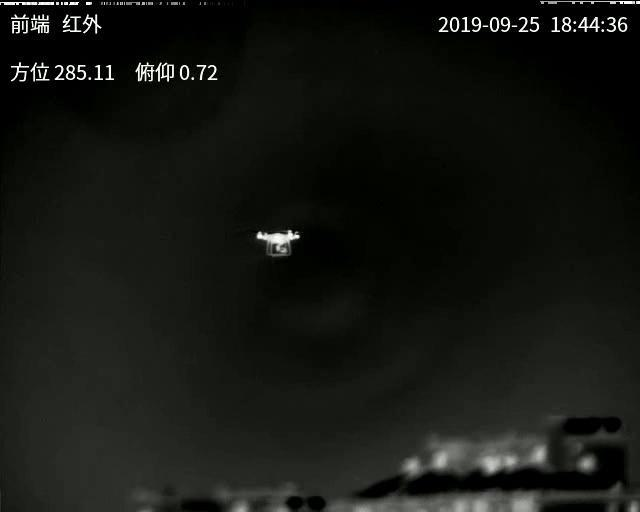
#> input picture data/767.jpg, 640 x 512 px, given in place of noisy_image0.jpg, which was not available
$ python align_images_try.py
#> lines starting #> are read from the running program, lines starting #| are printed output that depends on the picture; pictures that were not available may be replaced by others from this repository, and a replacement may not be noted
#> further down, im1 is the input picture: shape (512, 640, 3); mean B, G, R 18.7, 22.9, 21.2
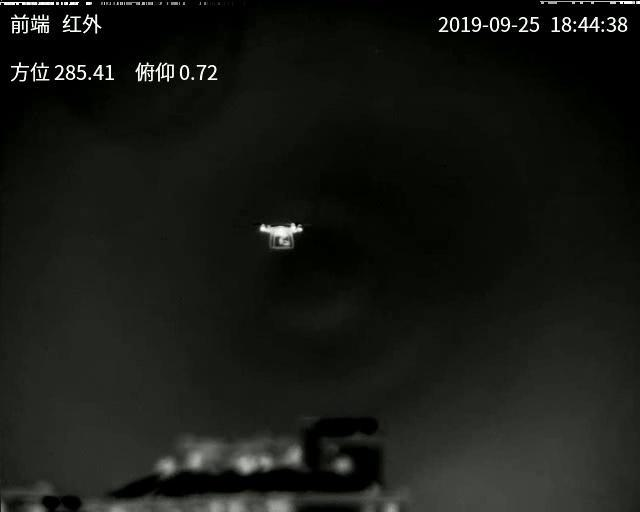
#> input picture data/768.jpg, 640 x 512 px, given in place of noisy_image1.jpg, which was not available
#> further down, im2 is the input picture: shape (512, 640, 3); mean B, G, R 20.9, 25.2, 23.4
#!/usr/bin/env python

# Import necessary libraries.
import os, argparse
import cv2
import numpy as np
from numpy.fft import fft2, ifft2, fftshift

# argument parser
# [44 lines left out: function getArgs, not called in this run]

def rotationAlign(im1, im2):

    # Convert images to grayscale
    im1_gray = cv2.cvtColor(im1,cv2.COLOR_BGR2GRAY)
    im2_red = cv2.cvtColor(im2,cv2.COLOR_BGR2GRAY)
    height, width = im1_gray.shape[0:2]
#> height = 512; width = 640

    values = np.ones(360)

    for i in range(0,360):
      rotationMatrix = cv2.getRotationMatrix2D((width/2, height/2), i, 1)
      rot = cv2.warpAffine(im2_red, rotationMatrix, (width, height))
      values[i] = np.mean(im1_gray - rot)
#> this loop made 360 passes
#> pass 2, in rotationAlign, `rot = cv2.warpAffine(im2_red, rotationMatrix, (width, height))`:
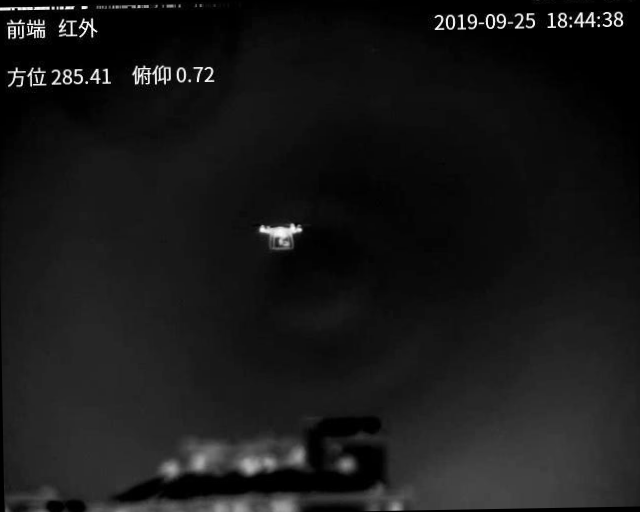
#> rot: shape (512, 640); min 0, max 255, mean 24
#> pass 3, in rotationAlign, `rot = cv2.warpAffine(im2_red, rotationMatrix, (width, height))`:
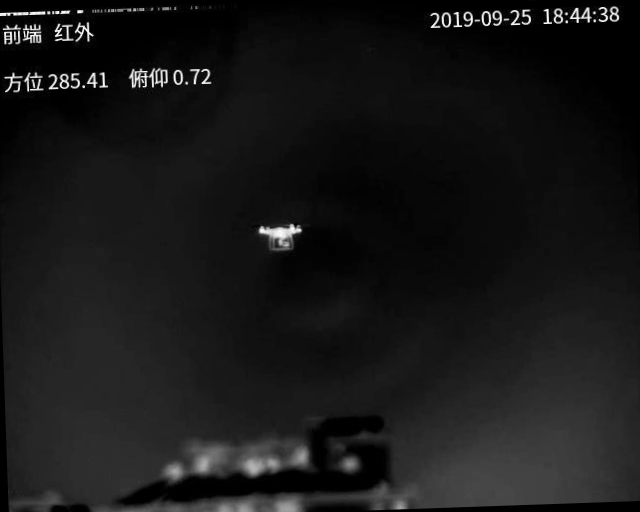
#> rot: shape (512, 640); min 0, max 254, mean 23.7
#> after the loop, values = 360 values, max 193.6 at index 0, min 102.3 at index 90, mean 121.4

    rotationMatrix = cv2.getRotationMatrix2D((width/2, height/2), np.argmin(values), 1)
#> rotationMatrix = [[6.12e-17, 1, 64], [-1, 6.12e-17, 576]]
    rotated = cv2.warpAffine(im2, rotationMatrix, (width, height))
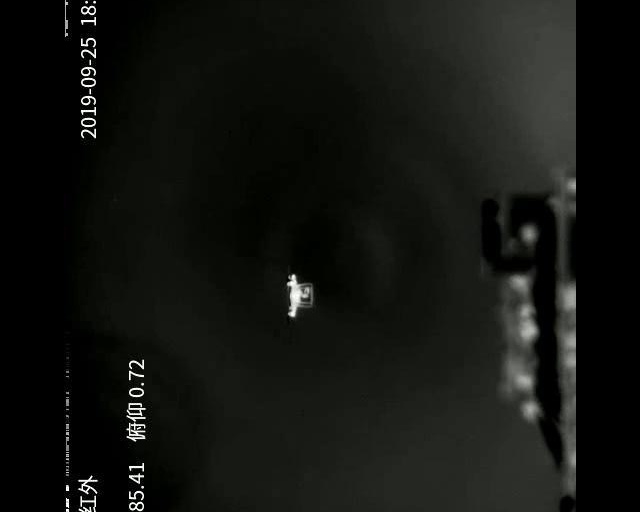
#> rotated: shape (512, 640, 3); mean B, G, R 16.5, 20, 18.6

    return rotated, rotationMatrix


# Enhanced Correlation Coefficient (ECC) Maximization
# [95 lines left out: functions eccAlign, featureAlign, translation, not called in this run]

if __name__ == '__main__':

  mode = "rotation" #"feature", "ecc", "rotation"
  image_1 = "/home/borisef/projects/align_images/noisy_image0.jpg"
  image_2 = "/home/borisef/projects/align_images/noisy_image1.jpg"

  # parse arguments
  #args = getArgs()

  # defaults feature values
  max_features = 1000
  feature_retention = 0.15

  # Specify the ECC number of iterations.
  number_of_iterations = 1000

  # Specify the ECC threshold of the increment
  # in the correlation coefficient between two iterations
  termination_eps = 1e-8

  # Read the images to be aligned
  im1 =  cv2.imread(image_1);
  im2 =  cv2.imread(image_2);

  # Switch between alignment modes
  if mode == "feature":
   # align and write to disk
   aligned, warp_matrix = featureAlign(im1, im2)
   cv2.imwrite("reg_image.jpg",
    aligned,
    [cv2.IMWRITE_JPEG_QUALITY, 90])
   print(warp_matrix)
  elif mode == "ecc":
   aligned, warp_matrix = eccAlign(im1, im2)
   cv2.imwrite("reg_image.jpg",
    aligned,
    [cv2.IMWRITE_JPEG_QUALITY, 90])
   print(warp_matrix)
  elif mode == "rotation":
   rotated, rotationMatrix = rotationAlign(im1, im2)
#> rotationMatrix = [[6.12e-17, 1, 64], [-1, 6.12e-17, 576]]
   cv2.imwrite("reg_image.jpg",
    rotated,
    [cv2.IMWRITE_JPEG_QUALITY, 90])
   print(rotationMatrix)
#| [[ 6.123234e-17  1.000000e+00  6.400000e+01]
#|  [-1.000000e+00  6.123234e-17  5.760000e+02]]
  else:
   warp_matrix = translation(im1, im2)
   print(warp_matrix)
